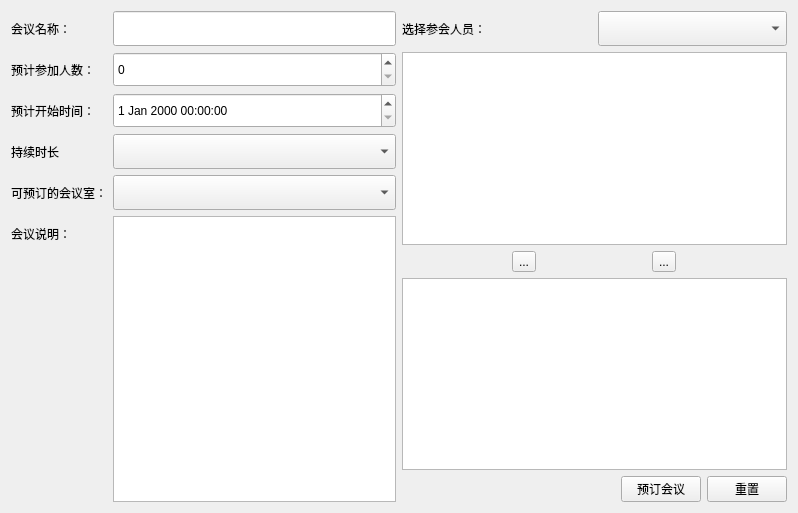
<?xml version="1.0" encoding="UTF-8"?>
<ui version="4.0">
 <class>newMeetingPage</class>
 <widget class="QWidget" name="newMeetingPage">
  <property name="geometry">
   <rect>
    <x>0</x>
    <y>0</y>
    <width>798</width>
    <height>513</height>
   </rect>
  </property>
  <property name="windowTitle">
   <string>Form</string>
  </property>
  <layout class="QHBoxLayout" name="horizontalLayout_5">
   <item>
    <layout class="QHBoxLayout" name="horizontalLayout">
     <item>
      <layout class="QVBoxLayout" name="verticalLayout">
       <item>
        <widget class="QLabel" name="label">
         <property name="minimumSize">
          <size>
           <width>0</width>
           <height>35</height>
          </size>
         </property>
         <property name="maximumSize">
          <size>
           <width>16777215</width>
           <height>35</height>
          </size>
         </property>
         <property name="text">
          <string>会议名称：</string>
         </property>
        </widget>
       </item>
       <item>
        <widget class="QLabel" name="label_3">
         <property name="minimumSize">
          <size>
           <width>0</width>
           <height>35</height>
          </size>
         </property>
         <property name="maximumSize">
          <size>
           <width>16777215</width>
           <height>35</height>
          </size>
         </property>
         <property name="text">
          <string>预计参加人数：</string>
         </property>
        </widget>
       </item>
       <item>
        <widget class="QLabel" name="label_4">
         <property name="minimumSize">
          <size>
           <width>0</width>
           <height>35</height>
          </size>
         </property>
         <property name="maximumSize">
          <size>
           <width>16777215</width>
           <height>35</height>
          </size>
         </property>
         <property name="text">
          <string>预计开始时间：</string>
         </property>
        </widget>
       </item>
       <item>
        <widget class="QLabel" name="label_5">
         <property name="minimumSize">
          <size>
           <width>0</width>
           <height>35</height>
          </size>
         </property>
         <property name="maximumSize">
          <size>
           <width>16777215</width>
           <height>35</height>
          </size>
         </property>
         <property name="text">
          <string>持续时长</string>
         </property>
        </widget>
       </item>
       <item>
        <widget class="QLabel" name="label_6">
         <property name="minimumSize">
          <size>
           <width>0</width>
           <height>35</height>
          </size>
         </property>
         <property name="maximumSize">
          <size>
           <width>16777215</width>
           <height>35</height>
          </size>
         </property>
         <property name="text">
          <string>可预订的会议室：</string>
         </property>
        </widget>
       </item>
       <item>
        <widget class="QLabel" name="label_7">
         <property name="minimumSize">
          <size>
           <width>0</width>
           <height>35</height>
          </size>
         </property>
         <property name="maximumSize">
          <size>
           <width>16777215</width>
           <height>35</height>
          </size>
         </property>
         <property name="text">
          <string>会议说明：</string>
         </property>
        </widget>
       </item>
       <item>
        <spacer name="verticalSpacer">
         <property name="orientation">
          <enum>Qt::Vertical</enum>
         </property>
         <property name="sizeType">
          <enum>QSizePolicy::Expanding</enum>
         </property>
         <property name="sizeHint" stdset="0">
          <size>
           <width>20</width>
           <height>150</height>
          </size>
         </property>
        </spacer>
       </item>
      </layout>
     </item>
     <item>
      <layout class="QVBoxLayout" name="verticalLayout_2">
       <item>
        <widget class="QLineEdit" name="meetingNameLineEdit">
         <property name="minimumSize">
          <size>
           <width>0</width>
           <height>35</height>
          </size>
         </property>
         <property name="maximumSize">
          <size>
           <width>16777215</width>
           <height>35</height>
          </size>
         </property>
        </widget>
       </item>
       <item>
        <widget class="QSpinBox" name="attendNumSpinBox">
         <property name="minimumSize">
          <size>
           <width>0</width>
           <height>35</height>
          </size>
         </property>
         <property name="maximumSize">
          <size>
           <width>16777215</width>
           <height>35</height>
          </size>
         </property>
        </widget>
       </item>
       <item>
        <widget class="QDateTimeEdit" name="startTime">
         <property name="minimumSize">
          <size>
           <width>0</width>
           <height>35</height>
          </size>
         </property>
         <property name="maximumSize">
          <size>
           <width>16777215</width>
           <height>35</height>
          </size>
         </property>
        </widget>
       </item>
       <item>
        <widget class="QComboBox" name="meetTimeComboBox">
         <property name="minimumSize">
          <size>
           <width>0</width>
           <height>35</height>
          </size>
         </property>
         <property name="maximumSize">
          <size>
           <width>16777215</width>
           <height>35</height>
          </size>
         </property>
         <property name="placeholderText">
          <string>选择会议时长</string>
         </property>
         <item>
          <property name="text">
           <string>15分钟</string>
          </property>
         </item>
         <item>
          <property name="text">
           <string>30分钟</string>
          </property>
         </item>
         <item>
          <property name="text">
           <string>1小时</string>
          </property>
         </item>
         <item>
          <property name="text">
           <string>1小时30分钟</string>
          </property>
         </item>
         <item>
          <property name="text">
           <string>2小时</string>
          </property>
         </item>
        </widget>
       </item>
       <item>
        <widget class="QComboBox" name="roomComboBox">
         <property name="minimumSize">
          <size>
           <width>0</width>
           <height>35</height>
          </size>
         </property>
         <property name="maximumSize">
          <size>
           <width>16777215</width>
           <height>35</height>
          </size>
         </property>
        </widget>
       </item>
       <item>
        <widget class="QTextEdit" name="descriptionTextEdit"/>
       </item>
      </layout>
     </item>
    </layout>
   </item>
   <item>
    <layout class="QVBoxLayout" name="verticalLayout_3">
     <item>
      <layout class="QHBoxLayout" name="horizontalLayout_2">
       <item>
        <widget class="QLabel" name="label_8">
         <property name="minimumSize">
          <size>
           <width>0</width>
           <height>35</height>
          </size>
         </property>
         <property name="maximumSize">
          <size>
           <width>16777215</width>
           <height>35</height>
          </size>
         </property>
         <property name="text">
          <string>选择参会人员：</string>
         </property>
        </widget>
       </item>
       <item>
        <widget class="QComboBox" name="departmentComboBox">
         <property name="minimumSize">
          <size>
           <width>0</width>
           <height>35</height>
          </size>
         </property>
         <property name="maximumSize">
          <size>
           <width>16777215</width>
           <height>35</height>
          </size>
         </property>
        </widget>
       </item>
      </layout>
     </item>
     <item>
      <widget class="QListView" name="unattendListView"/>
     </item>
     <item>
      <layout class="QHBoxLayout" name="horizontalLayout_4">
       <item>
        <widget class="QToolButton" name="down_btn">
         <property name="text">
          <string>...</string>
         </property>
         <property name="icon">
          <iconset resource="../../res/image_all.qrc">
           <normaloff>:/image/image/down.svg</normaloff>:/image/image/down.svg</iconset>
         </property>
        </widget>
       </item>
       <item>
        <widget class="QToolButton" name="up_btn">
         <property name="text">
          <string>...</string>
         </property>
         <property name="icon">
          <iconset resource="../../res/image_all.qrc">
           <normaloff>:/image/image/up.svg</normaloff>:/image/image/up.svg</iconset>
         </property>
        </widget>
       </item>
      </layout>
     </item>
     <item>
      <widget class="QListView" name="attendListView"/>
     </item>
     <item>
      <layout class="QHBoxLayout" name="horizontalLayout_3">
       <item>
        <spacer name="horizontalSpacer">
         <property name="orientation">
          <enum>Qt::Horizontal</enum>
         </property>
         <property name="sizeHint" stdset="0">
          <size>
           <width>40</width>
           <height>20</height>
          </size>
         </property>
        </spacer>
       </item>
       <item>
        <widget class="QPushButton" name="book_btn">
         <property name="text">
          <string>预订会议</string>
         </property>
        </widget>
       </item>
       <item>
        <widget class="QPushButton" name="reset_btn">
         <property name="text">
          <string>重置</string>
         </property>
        </widget>
       </item>
      </layout>
     </item>
    </layout>
   </item>
  </layout>
 </widget>
 <resources>
  <include location="../../res/image_all.qrc"/>
 </resources>
 <connections/>
</ui>
